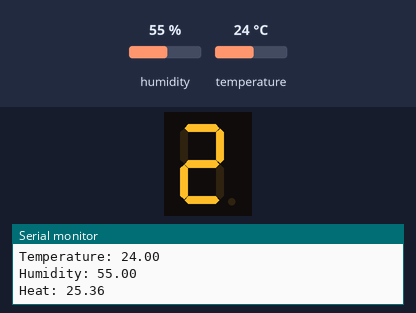
Bench run of a sketch on a simulated Arduino Uno, built with avr-gcc and run on an emulated ATmega328P. On the bench: 1-digit seven-segment display, the last lines printed to the serial monitor. Wiring (inferred from the names in the program): 1-digit 7-segment display, segments lit when HIGH: segments pin 2, pin 3, pin 4, pin 5, pin 6, pin 7, pin 8. The inputs (shaded band) are chosen by the test bench; at power-on: temperature 24 °C, humidity 55 %. The segment pins are drawn as the display they are named for.

Above: at 1.8 s.
1.9 s: temperature set to 12 °C
At 2.5 s:
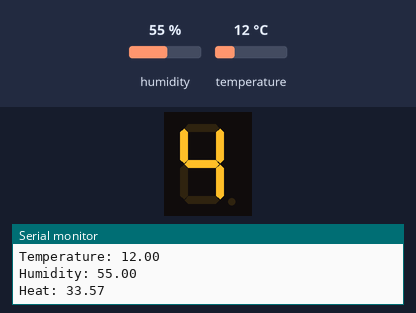
3.5 s: humidity set to 19 %
At 4.6 s:
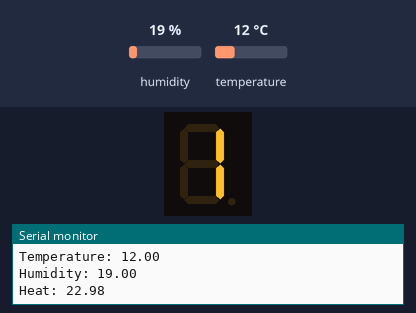
5.6 s: humidity set to 28 %
At 6.8 s:
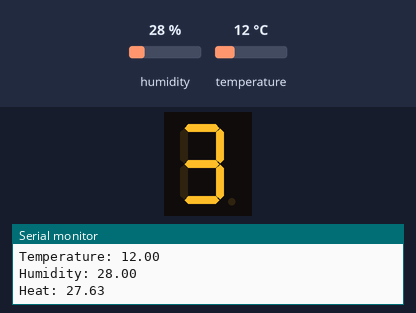
7.6 s: temperature set to 41 °C
At 9.0 s:
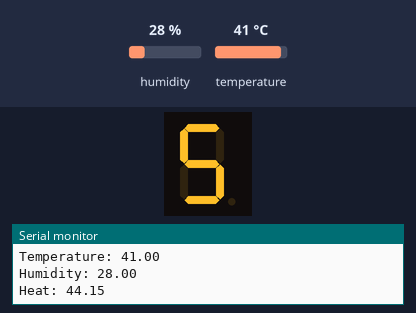
Timing chart, 0 to 10.6 s (numbered marks = the images above; inputs shaded):
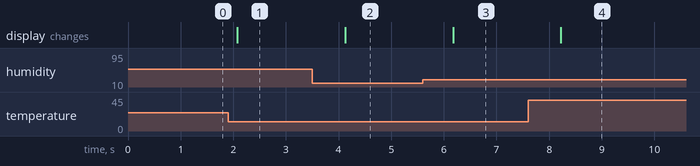

The sketch:

7seg.ino
```cpp
#include <dht.h>

#define DHT11_PIN 10


dht DHT;

// Define pin connections for each segment
const int segmentPins[] = {2, 3, 4, 5, 6, 7, 8}; // A, B, C, D, E, F, G pins

// Define segment patterns for numbers 0–9
const byte digitPatterns[] = {
  B00111111, // 0
  B00000110, // 1
  B01011011, // 2
  B01001111, // 3
  B01100110, // 4
  B01101101, // 5
};

//coeffecients for heat index formula
const double coeff[] = {
  -8.78469475556,
  1.61139411,
  2.33854883889,
  -0.14611605,
  -0.012308094,
  -0.0164248277778,
  0.002211732,
  0.00072546,
  -0.000003582
};

// Function to display a digit
void displayDigit(int digit) {
  byte pattern = digitPatterns[digit];
  for (int i = 0; i < 7; i++) {
    digitalWrite(segmentPins[i], bitRead(pattern, i)); // Light up corresponding segments
  }
}

// Function to clear the display
void clearDisplay() {
  for (int i = 0; i < 7; i++) {
    digitalWrite(segmentPins[i], LOW);
  }
}


void setup() {

  Serial.begin(9600);

  // Set all segment pins as output
  for (int i = 0; i < 7; i++) {
    pinMode(segmentPins[i], OUTPUT);
  }

  // Turn off all segments initially
  clearDisplay();
}

void loop() {
  int chk = DHT.read11(DHT11_PIN);

  float temperature = DHT.temperature;
  float humidity = DHT.humidity;

  Serial.print("Temperature: ");
  Serial.println(temperature);
  Serial.print("Humidity: ");
  Serial.println(humidity);

  //using heat index formula
  double heatIndex =   coeff[0] +
                       coeff[1] * temperature +
                       coeff[2] * humidity +
                       coeff[3] * temperature * humidity +
                       coeff[4] * pow(temperature, 2) +
                       coeff[5] * pow(humidity, 2) +
                       coeff[6] * pow(temperature, 2) * humidity +
                       coeff[7] * temperature * pow(humidity, 2) +
                       coeff[8] * pow(temperature, 2) * pow(humidity, 2);

  Serial.print("Heat: ");
  Serial.println(heatIndex);

  if(heatIndex < 20.00) displayDigit(0);
  else if (heatIndex < 23.75) displayDigit(1);
  else if (heatIndex < 27.50) displayDigit(2);
  else if (heatIndex < 31.25) displayDigit(3);
  else if (heatIndex < 35.00) displayDigit(4);
  else if(heatIndex >= 35.00) displayDigit(5);

  delay(1000);       // Delay needed for DHT11

}
```

Measured:
- after the input at 1.9 s, the display: changes after 0.18 s (image 1)
- after the input at 3.5 s, the display: changes after 0.62 s (image 2)
- after the input at 5.6 s, the display: changes after 0.57 s (image 3)
- after the input at 7.6 s, the display: changes after 0.62 s (image 4)
